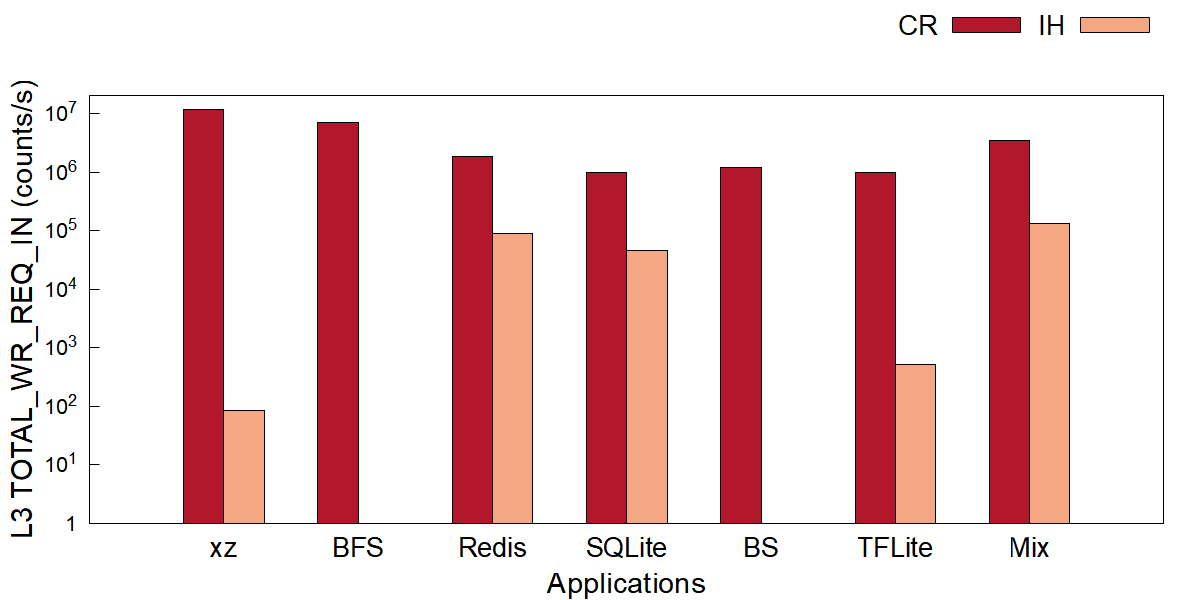

Reproduce this figure in gnuplot.
# l3_total_wr_req_in.plt - one counter, one bar per application per data path.
#
# Style mirrors the paper bar charts (image/*.plt): clustered
# bars, Arial 16/22/20, opaque fill with black border, key
# outside top right.  Bars use `with boxes` with explicit
# width and offsets (see tools/gen_fig_plts.py); xrange
# [0:8] centers the 7 application groups.  Full 4-side
# frame (border 15), tics only on left y / bottom x
# (nomirror).  Colors: 2-series figures use #B2172B
# (left, dark) / #F5A682 (right, light); the 3-series
# figure keeps dark gray / light gray / red.
#
# Log y axis: raw counts/s, starts at 1, coarse decade
# tics 1, 10, 100, ... only (10^{%L}, no minor tics);
# the IH series would be invisible on a linear axis.
#
# Data: fig/l3_total_wr_req_in.dat (raw differenced rates).
#
# Usage: gnuplot fig/l3_total_wr_req_in.plt   (from the repo root)

set terminal pngcairo size 1200,600 enhanced font 'Arial,16'
set output 'fig/l3_total_wr_req_in.png'

set ylabel 'L3 TOTAL\_WR\_REQ\_IN (counts/s)' font 'Arial,22'
set xlabel 'Applications' font 'Arial,22'

set style fill solid border -1
set boxwidth 0.30

set yrange [1:2e+07]
set logscale y 10
unset mytics
set format y '10^{%L}'
set ytics add ("1" 1)

set border 15
set ytics nomirror
set xtics nomirror

# xtics anchored at the cluster centers (1..7); the app
# names come from fig/l3_total_wr_req_in.dat column 1.
set xtics ('xz' 1, 'BFS' 2, 'Redis' 3, 'SQLite' 4, 'BS' 5, 'TFLite' 6, 'Mix' 7) font ',20'
set xrange [0:8]

set tmargin 4
set key outside top right horizontal font 'Arial,20'

C_CR = "#B2172B"
C_IH = "#F5A682"

plot 'fig/l3_total_wr_req_in.dat' using ($0+1-0.150):2 with boxes title 'CR' lc rgb C_CR, \
     '' using ($0+1+0.150):3 with boxes title 'IH' lc rgb C_IH
